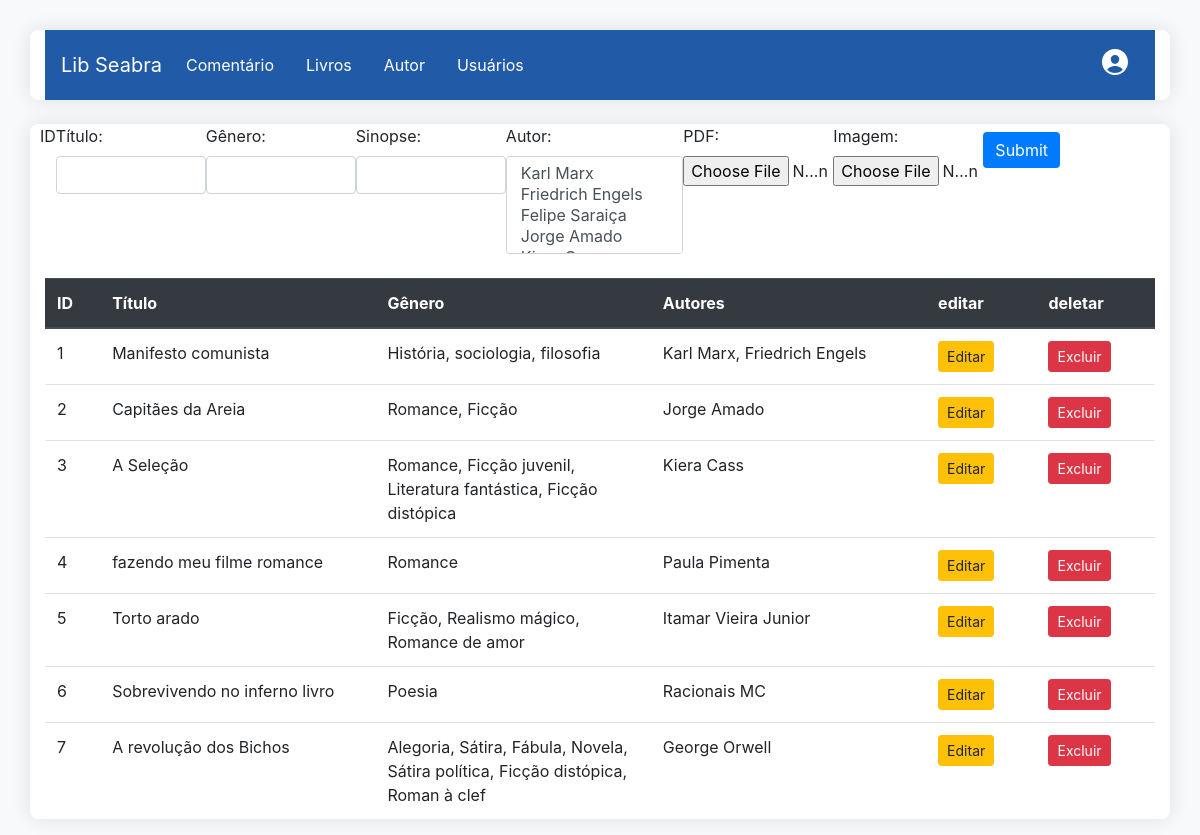
Screenshot of /admin/livro.php (signed in) with the database file from the repository.
### tables this page shows
CREATE TABLE IF NOT EXISTS `livros` (
  `id` int NOT NULL AUTO_INCREMENT,
  `titulo` varchar(50) DEFAULT NULL,
  `genero` varchar(200) DEFAULT NULL,
  `image` text,
  `link` text,
  `sinopse` text,
  PRIMARY KEY (`id`)
);

### admin/livro.php (the view, shortened to what this page needs)
<?php
include('./menu_adm.php')
?>
<!DOCTYPE html>
<html lang="en">
<head>
    <link rel="stylesheet" href="https://stackpath.bootstrapcdn.com/bootstrap/4.3.1/css/bootstrap.min.css">
    <link rel="stylesheet" href="../css/tabela.css">
</head>
<body>
<div class="container mt-4">
    <form action="../protect/adiciona/adicionar_cadastro_livro.php" method="post" enctype="multipart/form-data">
        <div class="form-row">
            <div class="">
                <label>ID</label>
            </div>
            <div class="">
                <label>Título:</label>
                <input name="titulo" required type="text" class="form-control">
            </div>
            <div class="">
                <label>Gênero:</label>
                <input name="genero" required type="text" class="form-control">
            </div>
            <div class="">
                <label>Sinopse:</label>
                <input name="sinopse" required type="text" class="form-control">
            </div>
            <div class="">
                <label>Autor:</label>
                <select name="autor_ids[]" id="autor_ids" class="form-control" multiple required>
                    <?php
                    include('../protect/db.php');
                    $sql = "SELECT id, nome FROM autor";
                    $result = $conn->query($sql);
                    if ($result->num_rows > 0) {
                        while ($row = $result->fetch_assoc()) {
                            echo "<option value='{$row['id']}'>{$row['nome']}</option>";
                        }
                    }
                    ?>
                </select>
            </div>
            <div class="">
                <label for="pdfFile">PDF:</label>
                <input type="file" name="pdfFile" accept=".pdf" class="form-control-file">
            </div>
            <div class="">
                <label for="imageFile">Imagem:</label>
                <input type="file" name="imageFile" id="imageFile" class="form-control-file">
            </div>
            <div class="">
                <button type="submit" class="btn btn-primary mt-2">Submit</button>
            </div>
        </div>
    </form>
    <table class="table mt-4">
        <thead class="thead-dark">
        <tr>
            <th>ID</th>
            <th>Título</th>
            <th>Gênero</th>
            <th>Autores</th>
            <th>editar</th>
            <th>deletar</th>
        </tr>
        </thead>
        <tbody>
        <?php
        include('../protect/db.php');
        $sql = "SELECT livros.id, livros.titulo, livros.genero, livros.sinopse, GROUP_CONCAT(autor.nome SEPARATOR ', ') AS autores
        FROM livros
        LEFT JOIN livro_autor ON livros.id = livro_autor.livro_id
        LEFT JOIN autor ON livro_autor.autor_id = autor.id
        GROUP BY livros.id";
        $result = $conn->query($sql);
        if ($result->num_rows > 0) {
            while ($row = $result->fetch_assoc()) {
                echo "<tr>
                        <td>{$row['id']}</td>
                        <td>{$row['titulo']}</td>
                        <td>{$row['genero']}</td>
                        <td>{$row['autores']}</td>
                        <td>
                            <form action='./editar_livro.php' method='post' style='display: inline;'>
                                <input type='hidden' name='livro_id' value='{$row['id']}'>
                                <button type='submit' class='btn btn-warning btn-sm'>Editar</button>
                            </form>
                        </td>
                        <td>
                            <form action='../protect/delet/deletar_livro.php' method='post' style='display: inline;'>
                                <input type='hidden' name='livro_id' value='{$row['id']}'>
                                <button type='submit' class='btn btn-danger btn-sm'>Excluir</button>
                            </form>
                        </td>
                    </tr>";
            }
        } else {
            echo "<tr><td colspan='7'>Nenhum livro encontrado.</td></tr>";
        }
        ?>
        </tbody>
    </table>
</div>
</body>
</html>

### css/tabela.css (style rules this page uses)
body { background-color: #f8f9fa; }
.container { background-color: #fff; box-shadow: 0 0 20px rgba(0, 0, 0, 0.1); border-radius: 8px; margin-top: 30px; }
form { display: flex; }
.form-control { border-radius: 4px; }
input { max-width:150px; }
.btn-primary { background-color: #007bff; border: none; }

### admin/livro.php (style rules this page uses)
td { max-width:200px; }

### rows the page displays
livros: id "1", titulo "Manifesto comunista", genero "História, sociologia, filosofia", autores "Karl Marx, Friedrich Engels"
livros: id "2", titulo "Capitães da Areia", genero "Romance, Ficção", autores "Jorge Amado"
livros: id "3", titulo "A Seleção", genero "Romance, Ficção juvenil, Literatura fantástica, Ficção distópica", autores "Kiera Cass"
livros: id "4", titulo "fazendo meu filme romance", genero "Romance", autores "Paula Pimenta"
livros: id "5", titulo "Torto arado", genero "Ficção, Realismo mágico, Romance de amor", autores "Itamar Vieira Junior"
livros: id "6", titulo "Sobrevivendo no inferno livro", genero "Poesia", autores "Racionais MC"
livros: id "7", titulo "A revolução dos Bichos", genero "Alegoria, Sátira, Fábula, Novela, Sátira política, Ficção distópica, Roman à clef", autores "George Orwell"
